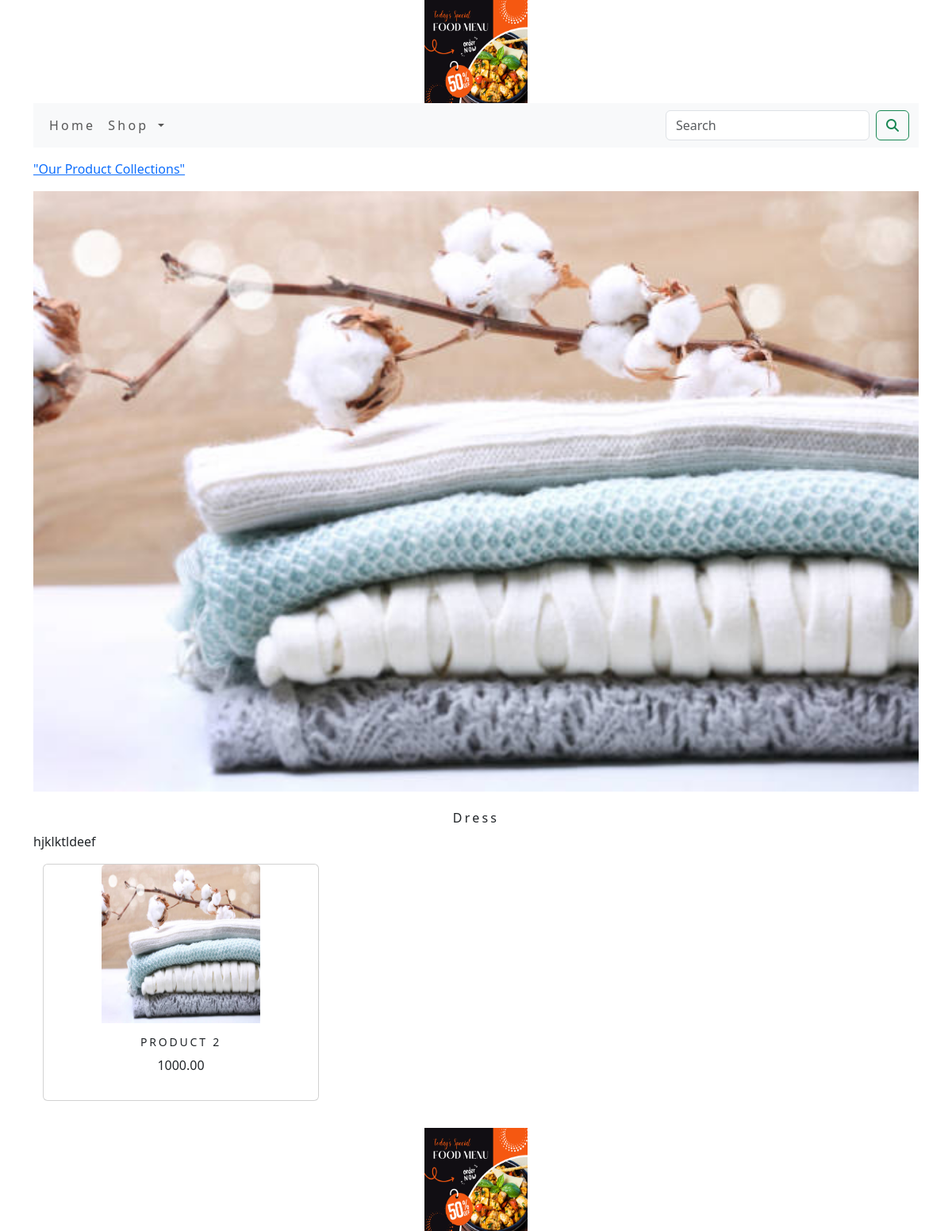
/shop/dress/, run on the app's committed database.
### shop/models.py (models this page shows, shortened)
class Category(models.Model):
    name=models.CharField(max_length=250,unique=True)
    slug=models.SlugField(max_length=250,unique=True)
    description=models.TextField(blank=True)
    image=models.ImageField(upload_to='category',blank=True)
    class Meta:
        ordering=('name',)
        verbose_name='category'
        verbose_name_plural='categories'
    def get_url(self):
        return reverse('shop:products_by_category',args=[self.slug])

class Product(models.Model):
    name = models.CharField(max_length=250, unique=True)
    slug = models.SlugField(max_length=250, unique=True)
    description = models.TextField(blank=True)
    price=models.DecimalField(max_digits=10,decimal_places=2)
    category=models.ForeignKey(Category,on_delete=models.CASCADE)
    image = models.ImageField(upload_to='product', blank=True)
    stock=models.IntegerField()
    available=models.BooleanField(default=True)
    created=models.DateTimeField(auto_now_add=True)
    updated=models.DateTimeField(auto_now=True)
    def get_url(self):
        return reverse('shop:prodCatdetail',args=[self.category.slug,self.slug])
    class Meta:
        ordering=('name',)
        verbose_name='product'
        verbose_name_plural='products'

### shop/views.py (the view)
# urls.py: path('',views.allProdCat,name='allProdCat'),
def allProdCat(request,c_slug=None):
    c_page=None
    products_list=None
    if c_slug!=None:
        c_page=get_object_or_404(Category,slug=c_slug)
        products_list=Product.objects.all().filter(category=c_page,available=True)
    else:
        products_list=Product.objects.all().filter(available=True)
    paginator=Paginator(products_list,6)
    try:
        page=int(request.GET.get('page','1'))
    except:
        page=1
    try:
        products=paginator.page(page)
    except (EmptyPage,InvalidPage):
        products=paginator.page(paginator.num_pages)
    return render(request,"category.html",{'category':c_page,'products':products})

### cart/context_processors.py (called while the page is built)
def counter(request):
    item_count=0
    if 'admin' in request.path:
        return {}
    else:
        try:
            cart=Cart.objects.filter(cart_id=_cart_id(request))
            cart_items=CartItem.objects.all().filter(cart=cart[:1])
            for cart_item in cart_items:
                item_count += cart_item.quantity
        except Cart.DoesNotExist:
            item_count =0
    return dict(item_count=item_count)

### cart/views.py (called while the page is built)
def _cart_id(request):
    cart=request.session.session_key
    if not cart:
        cart=request.session.create()
    return cart

### shop/context_processors.py (called while the page is built)
def menu_links(request):
    links=Category.objects.all()
    return dict(links=links)

### templates/category.html (shortened to what this page needs)
{% extends 'base.html' %}
{% load static %}
{% block content %}
{% if category %}
  <div>
      <div class="row my_row_class">
          <div class="mx-auto">
          <p><a href="{% url 'shop:allProdCat' %}">"Our Product Collections"</a></p>
      </div>
          </div>
  </div>
    {% endif %}
<div class="mx_auto">
    {% if category %}
        <img class="my_image" src="{{category.image.url}}"  alt="{{category.name}}">
</div>
    <br>
<div>
        <h1 class="text-center my_title">{{category.name}}</h1>
        <p class="text-justify">{{category.description}}</p>
</div>
    {% endif %}
<div class="container">
    <div class="row mx_auto">
        {% for product in products.object_list %}
        <div class="my_bottom_margin col-9 col-sm-12 col-md-4  xol-lg-4">
            <div class="card text-center" style="min-width-:18rem;">
                <a href="{{product.get_url}}"><img class="card-img-top my_image" src="{{product.image.url}}" style="width:200px;height:200px;" alt="{{product.name}}"></a>
            <div class="card-body">
                <h4>{{product.name}}</h4>
                <p>{{product.price}}</p>
            </div>
            </div>
        </div>
         {% endfor %}
      </div>
    <br>
</div>
{% endblock %}

### static/css/custom.css (style rules this page uses)
body { font-family: 'Roboto' , sans-serif; }
.my_row_class { padding-top :15px; }
.my_image { width:100%; height:auto; }
.my_title { font-size:16px; text_transform:uppercase; letter-spacing:.2em; }
.my_bottom_margin { margin-bottom:10px; }
.card-body h4 { font-size:14px; text-transform:uppercase; letter-spacing:.2em; }

### data on the page
Category: image (picture), name "Dress", description "hjklktldeef"
Product: image (picture), name "PRODUCT 2", price "1000.00"
